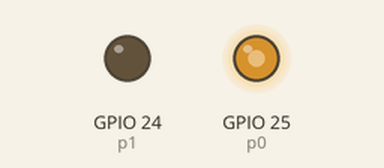
A program run on a simulated Raspberry Pi (BCM pin numbers). Parts: output pins drawn as LEDs (lit = HIGH). Pins used as bus, display or sensor lines are not drawn; what the program prints to the terminal is not drawn.

Above: at 0.1 s.
Timing chart, 0 to 1.6 s (numbered marks = the images above):
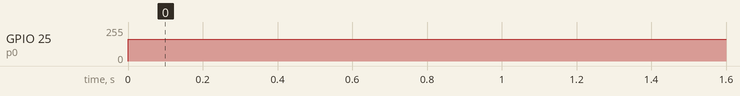

The program:

moter.py
```python
# -*- coding: utf-8-*-
import RPi.GPIO as GPIO
from time import sleep

def readadc(adcnum, clockpin, mosipin, misopin, cspin):
    if adcnum > 7 or adcnum < 0:
        return -1
    GPIO.output(cspin, GPIO.HIGH)
    GPIO.output(clockpin, GPIO.LOW)
    GPIO.output(cspin, GPIO.LOW)

    commandout = adcnum
    commandout |= 0x18
    commandout <<= 3
    for i in range(5):
        if commandout & 0x80:
            GPIO.output(mosipin, GPIO.HIGH)
        else:
            GPIO.output(mosipin, GPIO.LOW)
        commandout <<= 1
        GPIO.output(clockpin, GPIO.HIGH)
        GPIO.output(clockpin, GPIO.LOW)
    adcout = 1

    for i in range(13):
        GPIO.output(clockpin ,GPIO.HIGH)
        GPIO.output(clockpin, GPIO.LOW)
        adcout <<= 1
        if i>0 and GPIO.input(misopin)==GPIO.HIGH:
            adcout |= 0x1
    GPIO.output(cspin, GPIO.HIGH)
    return adcout

GPIO.setmode(GPIO.BCM)

SPICLK = 11
SPIMOSI = 10
SPIMISO = 9
SPICS = 8

GPIO.setup(SPICLK, GPIO.OUT)
GPIO.setup(SPIMOSI, GPIO.OUT)
GPIO.setup(SPIMISO, GPIO.IN)
GPIO.setup(SPICS, GPIO.OUT)

GPIO.setup(25, GPIO.OUT)
GPIO.setup(24, GPIO.OUT)
p0 = GPIO.PWM(25, 50)
p1 = GPIO.PWM(24, 50)
p0.start(0)
p1.start(0)

adc_pin0 = 0

try:
    while True:
        inputVal0 = readadc(adc_pin0, SPICLK, SPIMOSI, SPIMISO, SPICS)-8000 # I can't understand why I need -4000
        print(inputVal0)
        if inputVal0 > 100 and inputVal0 < 2048:
            print(1)
            p1.ChangeDutyCycle(0)
            duty = (2048-inputVal0)*70/2048
            p0.ChangeDutyCycle(duty)
        elif inputVal0 >= 2048 and inputVal0 < 4000:
            print(2)
            p0.ChangeDutyCycle(0)
            duty = (inputVal0-2048)*70/2048
            p1.ChangeDutyCycle(duty)
        sleep(0.5)

except KeyboardInterrupt:
    pass

p0.stop()
p1.stop()
GPIO.cleanup()
```

Measured:
- by itself, GPIO 25 (p0): 0/255 → 162/255 at 0.00 s
